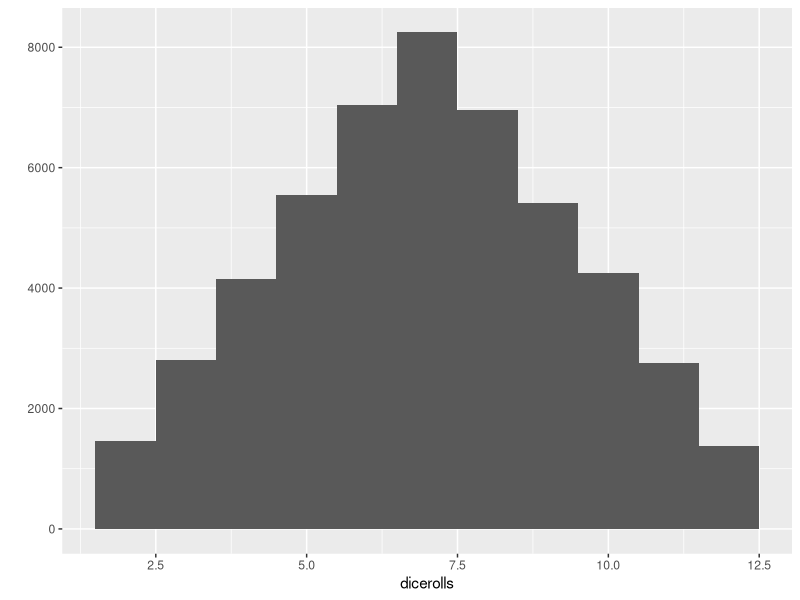
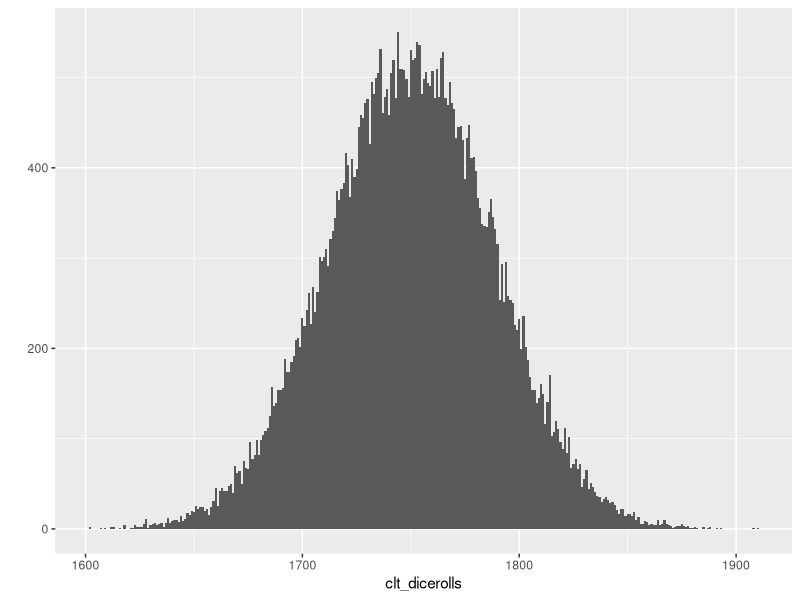
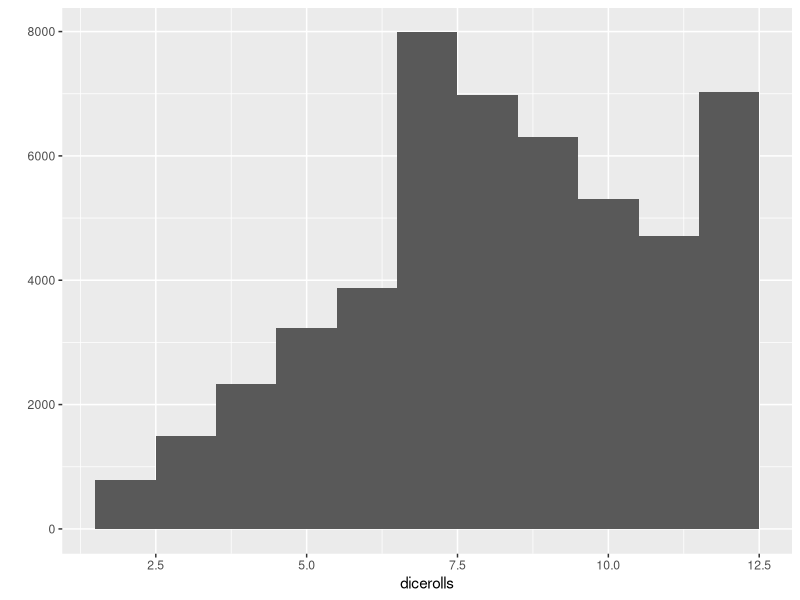

Reproduce these figures in R, in order.
library("ggplot2")

roll2 <- function(bones) {
  dice <- sample(bones, size = 2, replace = TRUE)
  sum(dice)
}

die <- 1:6

dicerolls <- replicate(50000, roll2(die))
qplot(dicerolls, bins = 12, binwidth = 1)

rolln <- function(n, bones) {
  dice <- sample(bones, size = n, replace = TRUE)
  sum(dice)
}

clt_dicerolls <- replicate(50000, rolln(500, die))
qplot(clt_dicerolls, binwidth = 1)

roll_weighted <- function() {
  die = 1:6
  dice <- sample(die, size = 2, replace = TRUE, 
                 prob = c(1/8, 1/8, 1/8, 1/8, 1/8, 3/8))
  sum(dice)
}
dicerolls <- replicate(50000, roll_weighted())
qplot(dicerolls, bins = 12, binwidth = 1)